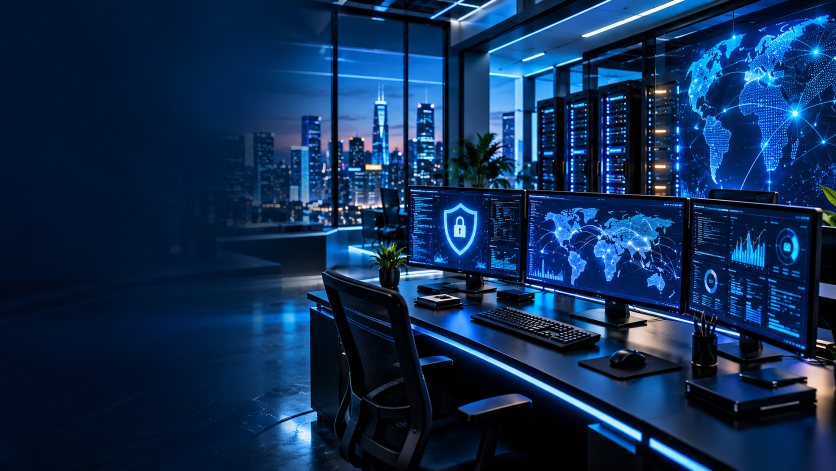
#> input picture Imagenes wed/Centro de ciberseguridad futurista nocturno.png, 1672 x 941 px (shown at 1/2 size)
$ python optimize_corporate_images.py
#> lines starting #> are read from the running program, lines starting #| are printed output that depends on the picture
"""Create optimized derivatives; originals are opened read-only and never changed."""
from pathlib import Path
import hashlib,json
from PIL import Image,ImageOps

ROOT=Path(__file__).resolve().parents[1]
SOURCE=ROOT/'Imagenes wed'
OUTPUT=ROOT/'static/images/corporativas'
ASSIGNMENTS={
 'hero-afcyber':('Centro de ciberseguridad futurista nocturno.png',1672),
 'servicio-cloud':('Infraestructura global en la nube.png',1200),
 'ceo-amauri-tecnologia':('WhatsApp Image 2026-10-08 at 20.41.33 (1).jpeg',1000),
 'ceo-amauri-institucional':('WhatsApp Image 2026-10-08 at 20.41.33.jpeg',1000),
 'servicio-ciberseguridad':('WhatsApp Image 2026-10-08 at 20.41.33 (2).jpeg',1200),
 'servicio-software':('WhatsApp Image 2026-10-08 at 20.41.33 (3).jpeg',1200),
 'servicio-redes':('WhatsApp Image 2026-10-08 at 20.41.33 (4).jpeg',1200),
 'servicio-soporte':('WhatsApp Image 2026-10-08 at 20.41.34 (1).jpeg',1200),
 'servicio-control-acceso':('WhatsApp Image 2026-10-08 at 20.41.34 (2).jpeg',1200),
 'nosotros-valores':('WhatsApp Image 2026-10-08 at 20.41.34 (3).jpeg',1600),
 'politica-calidad':('WhatsApp Image 2026-10-08 at 20.41.34 (4).jpeg',1200),
 'contacto-afcyber':('WhatsApp Image 2026-10-08 at 20.41.34 (5).jpeg',1200),
 'servicio-cctv':('WhatsApp Image 2026-10-08 at 20.41.34.jpeg',1200),
 'productos-software-afcyber':('WhatsApp Image 2026-10-08 at 20.41.35.jpeg',1600),
}

def main():
 OUTPUT.mkdir(parents=True,exist_ok=True);records=[]
 for name,(filename,max_width) in ASSIGNMENTS.items():
  source=SOURCE/filename;digest=hashlib.sha256(source.read_bytes()).hexdigest()
  with Image.open(source) as raw:
#> raw is the input picture: PIL image 1672x941 RGB; mean R, G, B 14.3, 45.4, 83
   image=ImageOps.exif_transpose(raw).convert('RGB');original_size=image.size
#> after `original_size = image.size`: original_size = (1672, 941)
   widths=[320,640,max_width] if name.startswith('ceo-') else [640,960,max_width]
   variants=[]
   for width in sorted(set(min(w,image.width) for w in widths)):
    height=round(image.height*width/image.width)
#> height = 360
    variant=image.resize((width,height),Image.Resampling.LANCZOS)
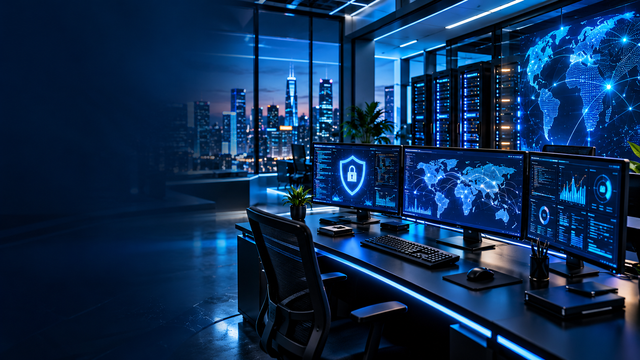
#> variant: PIL image 640x360 RGB; mean R, G, B 14.5, 45.4, 83
    output=OUTPUT/(name+('' if width==min(max_width,image.width) else '-'+str(width))+'.webp')
    variant.save(output,'WEBP',quality=84,method=6)
    with Image.open(output) as check:check.verify()
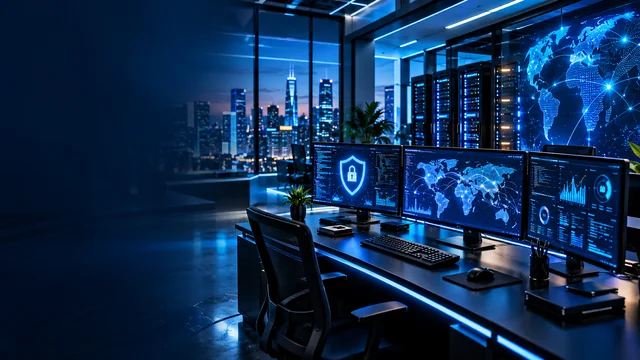
#> check: PIL image 640x360 RGB; mean R, G, B 15.6, 45.5, 82.7
    variants.append({'file':str(output.relative_to(ROOT)).replace('\\','/'),'width':width,'height':height,'bytes':output.stat().st_size})
  assert hashlib.sha256(source.read_bytes()).hexdigest()==digest
  records.append({'name':name,'source':'Imagenes wed/'+filename,'source_width':original_size[0],'source_height':original_size[1],'source_bytes':source.stat().st_size,'source_sha256':digest,'variants':variants})
 (ROOT/'docs/IMAGENES-CORPORATIVAS.json').write_text(json.dumps(records,ensure_ascii=False,indent=2),encoding='utf-8')
 print(json.dumps({'images':len(records),'original_bytes':sum(r['source_bytes'] for r in records),'primary_webp_bytes':sum(r['variants'][-1]['bytes'] for r in records),'derivative_files':sum(len(r['variants']) for r in records)},indent=2))

#> (the run stopped early here; a loop or call above may not have finished)

$ run again, with Imagenes wed/WhatsApp Image 2026-10-08 at 20.41.34 (6).jpeg saved as Imagenes wed/Centro de ciberseguridad futurista nocturno.png
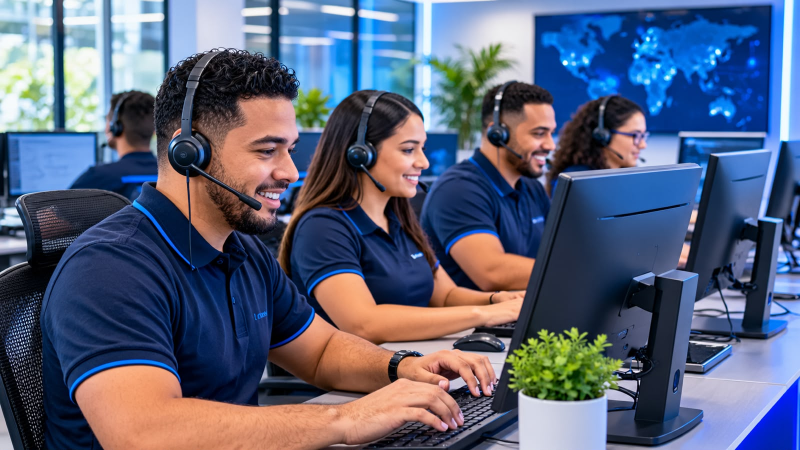
#> input picture Imagenes wed/WhatsApp Image 2026-10-08 at 20.41.34 (6).jpeg, 1600 x 900 px (shown at 1/2 size)
#> in main, raw is the input picture: PIL image 1600x900 RGB; mean R, G, B 88.6, 97.8, 122.2
#> in main, `variant=image.resize((width,height),Image.Resampling.LANCZOS)`:
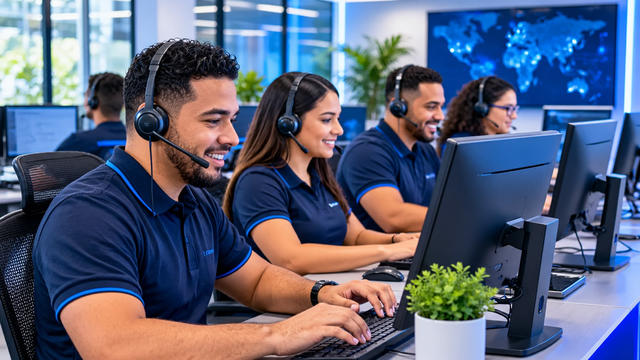
#> variant: PIL image 640x360 RGB; mean R, G, B 88.7, 97.9, 122.2

$ run again, with Imagenes wed/WhatsApp Image 2026-10-08 at 20.41.35 (1).jpeg saved as Imagenes wed/Centro de ciberseguridad futurista nocturno.png
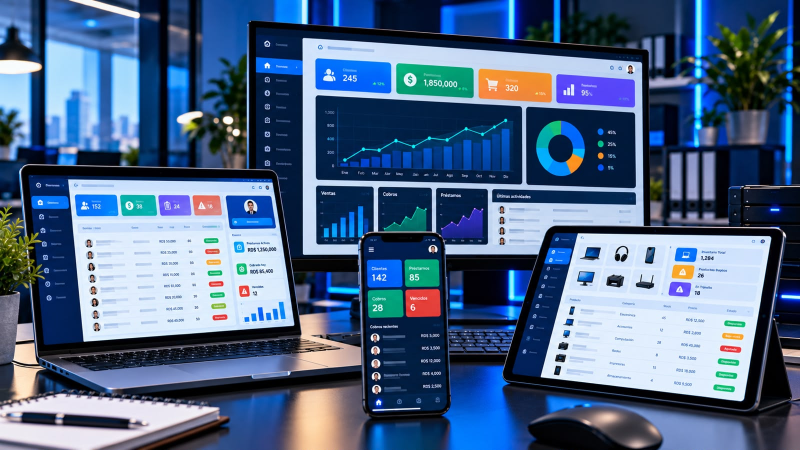
#> input picture Imagenes wed/WhatsApp Image 2026-10-08 at 20.41.35 (1).jpeg, 1600 x 900 px (shown at 1/2 size)
#> in main, raw is the input picture: PIL image 1600x900 RGB; mean R, G, B 78, 102.3, 134.9
#> in main, `variant=image.resize((width,height),Image.Resampling.LANCZOS)`:
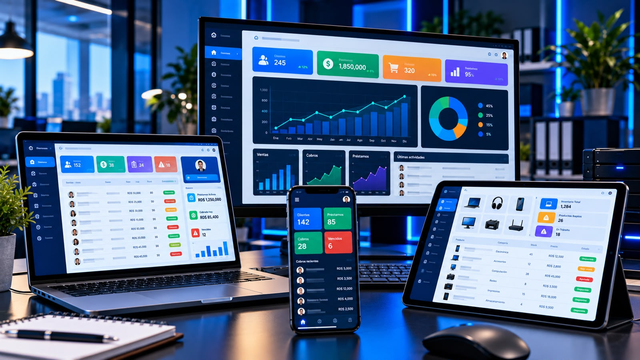
#> variant: PIL image 640x360 RGB; mean R, G, B 78.2, 102.4, 134.9
